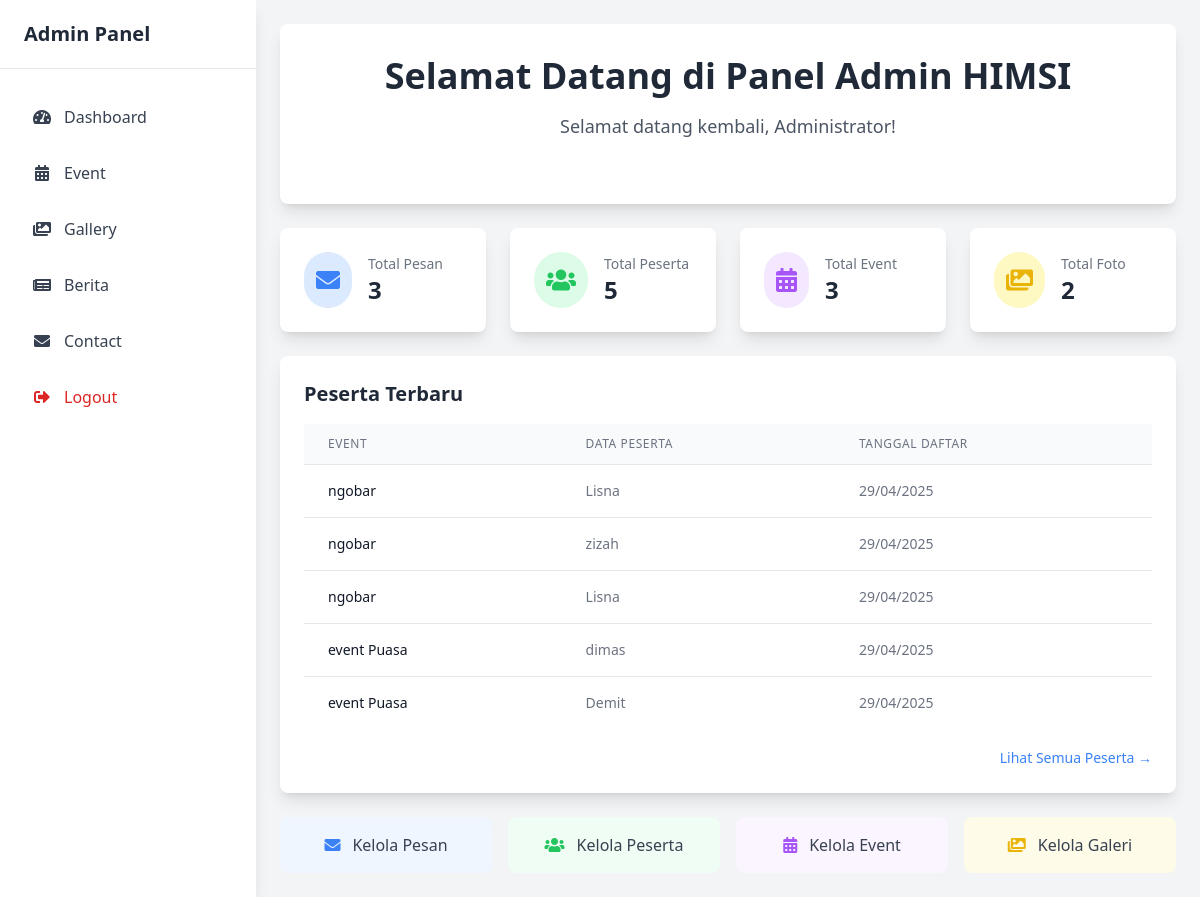
The page /admin/index.php (signed in) on the database its author committed.
### tables this page shows
CREATE TABLE `peserta` (
  `id` int(11) NOT NULL,
  `event_id` int(11) NOT NULL,
  `data_peserta` longtext NOT NULL CHECK (json_valid(`data_peserta`)),
  `created_at` timestamp NOT NULL DEFAULT current_timestamp()
);

CREATE TABLE `event` (
  `id` int(11) NOT NULL,
  `nama` varchar(255) NOT NULL,
  `deskripsi` text DEFAULT NULL,
  `tanggal` date DEFAULT NULL,
  `tempat` varchar(255) NOT NULL,
  `gambar` varchar(255) DEFAULT NULL,
  `status` enum('open','closed') NOT NULL DEFAULT 'open',
  `created_at` timestamp NOT NULL DEFAULT current_timestamp(),
  `updated_at` timestamp NOT NULL DEFAULT current_timestamp() ON UPDATE current_timestamp()
);

### admin/index.php (the view, shortened to what this page needs)
<?php
$root_path = dirname(__DIR__);
include $root_path . '/config/db.php';
$stats = [
    'messages' => 0,
    'participants' => 0,
    'events' => 0,
    'gallery' => 0
];
$query = "SELECT COUNT(*) as count FROM contact_messages";
$result = mysqli_query($conn, $query);
if ($row = mysqli_fetch_assoc($result)) {
    $stats['messages'] = $row['count'];
}
$query = "SELECT COUNT(*) as count FROM peserta";
$result = mysqli_query($conn, $query);
if ($row = mysqli_fetch_assoc($result)) {
    $stats['participants'] = $row['count'];
}
$query = "SELECT COUNT(*) as count FROM event";
$result = mysqli_query($conn, $query);
if ($row = mysqli_fetch_assoc($result)) {
    $stats['events'] = $row['count'];
}
$query = "SELECT COUNT(*) as count FROM galeri_foto";
$result = mysqli_query($conn, $query);
if ($row = mysqli_fetch_assoc($result)) {
    $stats['gallery'] = $row['count'];
}
$recent_participants = [];
$query = "SELECT p.*, e.nama as event_name
          FROM peserta p
          JOIN event e ON p.event_id = e.id
          ORDER BY p.created_at DESC LIMIT 5";
$result = mysqli_query($conn, $query);
while ($row = mysqli_fetch_assoc($result)) {
    $recent_participants[] = $row;
}
?>
<!DOCTYPE html>
<html lang="en">
<head>
    <link href="https://cdnjs.cloudflare.com/ajax/libs/font-awesome/5.15.3/css/all.min.css" rel="stylesheet">
    <script src="https://cdn.tailwindcss.com"></script>
</head>
<body class="bg-gray-100 min-h-screen font-sans">
    <div class="flex">
        <?php include __DIR__ . '/sidebar.php'; ?>
        <main class="flex-1 ml-64 p-6">
            <div class="max-w-7xl mx-auto">
                <div class="bg-white rounded-lg shadow-lg p-8 mb-6">
                    <div class="text-center">
                        <h1 class="text-4xl font-bold text-gray-800 mb-4">Selamat Datang di Panel Admin HIMSI</h1>
                        <p class="text-gray-600 text-lg mb-8">Selamat datang kembali, <?php echo htmlspecialchars($_SESSION['admin_name']); ?>!</p>
                    </div>
                </div>
                <div class="grid grid-cols-1 md:grid-cols-2 lg:grid-cols-4 gap-6 mb-6">
                    <div class="bg-white rounded-lg shadow-lg p-6">
                        <div class="flex items-center">
                            <div class="p-3 rounded-full bg-blue-100 text-blue-500">
                                <i class="fas fa-envelope text-2xl"></i>
                            </div>
                            <div class="ml-4">
                                <p class="text-gray-500 text-sm">Total Pesan</p>
                                <p class="text-2xl font-semibold text-gray-800"><?php echo $stats['messages']; ?></p>
                            </div>
                        </div>
                    </div>
                    <div class="bg-white rounded-lg shadow-lg p-6">
                        <div class="flex items-center">
                            <div class="p-3 rounded-full bg-green-100 text-green-500">
                                <i class="fas fa-users text-2xl"></i>
                            </div>
                            <div class="ml-4">
                                <p class="text-gray-500 text-sm">Total Peserta</p>
                                <p class="text-2xl font-semibold text-gray-800"><?php echo $stats['participants']; ?></p>
                            </div>
                        </div>
                    </div>
                    <div class="bg-white rounded-lg shadow-lg p-6">
                        <div class="flex items-center">
                            <div class="p-3 rounded-full bg-purple-100 text-purple-500">
                                <i class="fas fa-calendar-alt text-2xl"></i>
                            </div>
                            <div class="ml-4">
                                <p class="text-gray-500 text-sm">Total Event</p>
                                <p class="text-2xl font-semibold text-gray-800"><?php echo $stats['events']; ?></p>
                            </div>
                        </div>
                    </div>
                    <div class="bg-white rounded-lg shadow-lg p-6">
                        <div class="flex items-center">
                            <div class="p-3 rounded-full bg-yellow-100 text-yellow-500">
                                <i class="fas fa-images text-2xl"></i>
                            </div>
                            <div class="ml-4">
                                <p class="text-gray-500 text-sm">Total Foto</p>
                                <p class="text-2xl font-semibold text-gray-800"><?php echo $stats['gallery']; ?></p>
                            </div>
                        </div>
                    </div>
                </div>
                <div class="bg-white rounded-lg shadow-lg p-6 mb-6">
                    <h2 class="text-xl font-semibold text-gray-800 mb-4">Peserta Terbaru</h2>
                    <div class="overflow-x-auto">
                        <table class="min-w-full divide-y divide-gray-200">
                            <thead class="bg-gray-50">
                                <tr>
                                    <th class="px-6 py-3 text-left text-xs font-medium text-gray-500 uppercase tracking-wider">Event</th>
                                    <th class="px-6 py-3 text-left text-xs font-medium text-gray-500 uppercase tracking-wider">Data Peserta</th>
                                    <th class="px-6 py-3 text-left text-xs font-medium text-gray-500 uppercase tracking-wider">Tanggal Daftar</th>
                                </tr>
                            </thead>
                            <tbody class="bg-white divide-y divide-gray-200">
                                <?php foreach ($recent_participants as $participant):
                                    $data = json_decode($participant['data_peserta'], true);
                                    $name = isset($data['Nama']) ? $data['Nama'] : 'N/A';
                                ?>
                                <tr>
                                    <td class="px-6 py-4 whitespace-nowrap text-sm text-gray-900"><?php echo htmlspecialchars($participant['event_name']); ?></td>
                                    <td class="px-6 py-4 text-sm text-gray-500"><?php echo htmlspecialchars($name); ?></td>
                                    <td class="px-6 py-4 whitespace-nowrap text-sm text-gray-500"><?php echo date('d/m/Y', strtotime($participant['created_at'])); ?></td>
                                </tr>
                                <?php endforeach; ?>
                            </tbody>
                        </table>
                    </div>
                    <div class="mt-4 text-right">
                        <a href="participants.php" class="text-blue-500 hover:text-blue-700 text-sm font-medium">Lihat Semua Peserta →</a>
                    </div>
                </div>
                <div class="grid grid-cols-1 md:grid-cols-2 lg:grid-cols-4 gap-4">
                    <a href="contact/" class="flex items-center justify-center p-4 bg-blue-50 rounded-lg hover:bg-blue-100 transition-colors">
                        <i class="fas fa-envelope text-blue-500 mr-3"></i>
                        <span class="text-gray-700">Kelola Pesan</span>
                    </a>
                    <a href="participants.php" class="flex items-center justify-center p-4 bg-green-50 rounded-lg hover:bg-green-100 transition-colors">
                        <i class="fas fa-users text-green-500 mr-3"></i>
                        <span class="text-gray-700">Kelola Peserta</span>
                    </a>
                    <a href="event/" class="flex items-center justify-center p-4 bg-purple-50 rounded-lg hover:bg-purple-100 transition-colors">
                        <i class="fas fa-calendar-alt text-purple-500 mr-3"></i>
                        <span class="text-gray-700">Kelola Event</span>
                    </a>
                    <a href="gallery/" class="flex items-center justify-center p-4 bg-yellow-50 rounded-lg hover:bg-yellow-100 transition-colors">
                        <i class="fas fa-images text-yellow-500 mr-3"></i>
                        <span class="text-gray-700">Kelola Galeri</span>
                    </a>
                </div>
            </div>
        </main>
    </div>
</body>
</html>

### rows shown on the page
peserta: event.nama "ngobar", data_peserta "Lisna", created_at "29/04/2025"
peserta: event.nama "ngobar", data_peserta "zizah", created_at "29/04/2025"
peserta: event.nama "ngobar", data_peserta "Lisna", created_at "29/04/2025"
peserta: event.nama "event Puasa", data_peserta "dimas", created_at "29/04/2025"
peserta: event.nama "event Puasa", data_peserta "Demit", created_at "29/04/2025"

### other values the page prints
$_SESSION['admin_name'] "Administrator"
$stats['messages'] "3"
$stats['participants'] "5"
$stats['events'] "3"
$stats['gallery'] "2"
